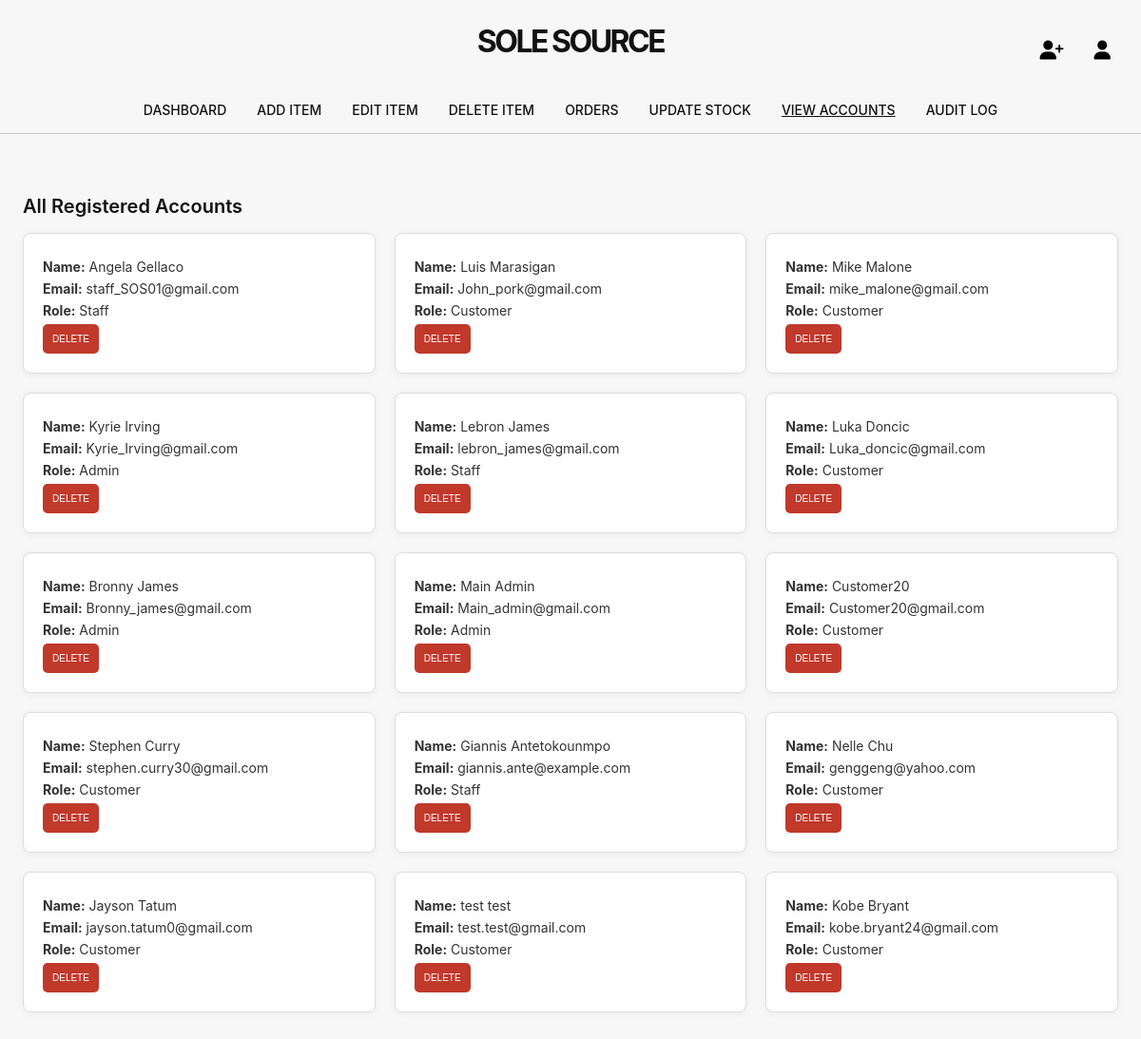
The page /view-accounts.php (signed in) on the database its author committed.
### tables this page shows
CREATE TABLE `user` (
  `user_id` int(11) NOT NULL,
  `name` varchar(100) DEFAULT NULL,
  `email` varchar(255) DEFAULT NULL,
  `phone` varchar(20) DEFAULT NULL,
  `password` varchar(255) DEFAULT NULL,
  `role` enum('Admin','Staff','Customer') DEFAULT NULL,
  `date_joined` date DEFAULT NULL,
  `address` varchar(255) DEFAULT NULL,
  `login_token` varchar(255) DEFAULT NULL,
  `token_expires_at` datetime DEFAULT NULL,
  `profile_photo` varchar(255) DEFAULT NULL
);

### view-accounts.php (the view, shortened to what this page needs)
<?php
require_once 'audit_log.php';
$query = "SELECT * FROM `user`";
$result = mysqli_query($conn, $query);
?>
<!DOCTYPE html>
<html lang="en">
<head>
  <link rel="stylesheet" href="css/homestyles.css" />
  <link rel="stylesheet" href="css/staffstyles.css" />
  <link rel="stylesheet" href="https://cdnjs.cloudflare.com/ajax/libs/font-awesome/6.5.0/css/all.min.css">
</head>
<body>
<header class="header">
  <div class="header-container">
    <h1 class="logo">SOLE SOURCE</h1>
    <div class="header-icons">
      <button class="icon-button" title="Create Account" onclick="window.location.href='create-account.php'">
        <i class="fas fa-user-plus"></i>
      </button>
      <div class="user-profile-container">
        <button class="icon-button" onclick="window.location.href='userprofileadmin.php'">
          <i class="fas fa-user"></i>
        </button>
      </div>
    </div>
  </div>
  <nav class="navigation">
    <a href="adminhomepage.php" class="nav-link">DASHBOARD</a>
    <a href="add-item.php" class="nav-link">ADD ITEM</a>
    <a href="edit-item.php" class="nav-link">EDIT ITEM</a>
    <a href="delete-item.php" class="nav-link">DELETE ITEM</a>
    <a href="admin-orders.php" class="nav-link">ORDERS</a>
    <a href="admin-update-stocks.php" class="nav-link">UPDATE STOCK</a>
    <a href="view-accounts.php" class="nav-link active">VIEW ACCOUNTS</a>
    <a href="view-audit-log.php" class="nav-link">AUDIT LOG</a>
  </nav>
</header>
<div class="staff-container">
  <h2 class="section-title">All Registered Accounts</h2>
  <div class="account-grid">
    <?php
    if (mysqli_num_rows($result) > 0) {
        while ($account = mysqli_fetch_assoc($result)) {
            echo '<div class="account-card">';
            echo '<p><strong>Name:</strong> ' . htmlspecialchars($account['name']) . '</p>';
            echo '<p><strong>Email:</strong> ' . htmlspecialchars($account['email']) . '</p>';
            echo '<p><strong>Role:</strong> ' . htmlspecialchars($account['role']) . '</p>';
            echo '<form method="POST" action="view-accounts.php">' . csrf_field() . '
                    <input type="hidden" name="delete_user_id" value="' . (int)$account['user_id'] . '" />
                    <button type="submit" class="delete-btn">DELETE</button>
                  </form>';
            echo '</div>';
        }
    } else {
        echo '<p>No accounts found.</p>';
    }
    ?>
  </div>
</div>
</body>
</html>

### css/homestyles.css (style rules this page uses)
.logo { font-size: 32px; font-weight: 700; letter-spacing: -2.5px; margin-bottom: 20px; }
* { margin: 0; padding: 0; box-sizing: border-box; }
body { font-family: -apple-system, BlinkMacSystemFont, 'Segoe UI', Roboto, sans-serif; background-color: hsl(0, 0%, 97%); color: hsl(0, 0%, 7%); min-height: 100vh; }
.header { background-color: hsl(0, 0%, 97%); border-bottom: 1px solid hsl(0, 0%, 80%); }
.header-container { max-width: 1200px; margin: 0 auto; padding: 24px; display: flex; align-items: center; justify-content: space-between; }
.header-icons { flex: 1; display: flex; justify-content: flex-end; gap: 16px; }
.icon-button { background: none; border: none; font-size: 20px; cursor: pointer; padding: 8px; border-radius: 4px; transition: background-color 0.2s; }
.navigation { max-width: 1200px; margin: 0 auto; padding: 0 24px 16px; display: flex; justify-content: center; gap: 32px; }
.nav-link { text-decoration: none; color: hsl(0, 0%, 7%); font-size: 14px; font-weight: 500; transition: color 0.2s; }
.nav-link.active { text-decoration: underline; color: hsl(0, 0%, 7%); }

### css/staffstyles.css (style rules this page uses)
.staff-container { max-width: 1200px; margin: 40px auto; padding: 24px; }
.section-title { font-size: 20px; font-weight: 600; margin-bottom: 16px; }
.user-profile-container { position: relative; }
.account-grid { display: flex; flex-wrap: wrap; gap: 20px; }
.account-card { flex: 1 1 calc(33.333% - 20px); min-width: 250px; background-color: #fff; border: 1px solid #ddd; padding: 20px; border-radius: 8px; box-shadow: 0 2px 8px rgba(0,0,0,0.05); font-size: 14px; color: #333; }
.account-card p { margin: 6px 0; }

### view-accounts.php (style rules this page uses)
.delete-btn { font-size: 10px; background-color: #c0392b; color: white; padding: 10px 10px; border: none; cursor: pointer; border-radius: 5px; }

### rows shown on the page
user: name "Angela Gellaco", email "staff_SOS01@gmail.com", role "Staff"
user: name "Luis Marasigan", email "John_pork@gmail.com", role "Customer"
user: name "Mike Malone", email "mike_malone@gmail.com", role "Customer"
user: name "Kyrie Irving", email "Kyrie_Irving@gmail.com", role "Admin"
user: name "Lebron James", email "lebron_james@gmail.com", role "Staff"
user: name "Luka Doncic", email "Luka_doncic@gmail.com", role "Customer"
user: name "Bronny James", email "Bronny_james@gmail.com", role "Admin"
user: name "Main Admin", email "Main_admin@gmail.com", role "Admin"
user: name "Customer20", email "Customer20@gmail.com", role "Customer"
user: name "Stephen Curry", email "stephen.curry30@gmail.com", role "Customer"
user: name "Giannis Antetokounmpo", email "giannis.ante@example.com", role "Staff"
user: name "Nelle Chu", email "genggeng@yahoo.com", role "Customer"
user: name "Jayson Tatum", email "jayson.tatum0@gmail.com", role "Customer"
user: name "test test", email "test.test@gmail.com", role "Customer"
user: name "Kobe Bryant", email "kobe.bryant24@gmail.com", role "Customer"
